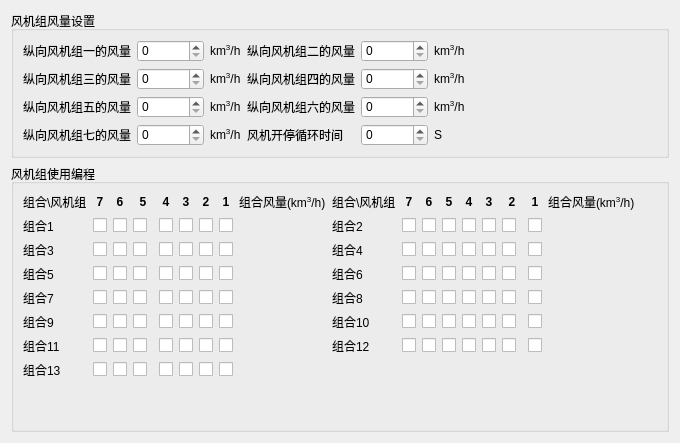
<?xml version="1.0" encoding="UTF-8"?>
<ui version="4.0">
 <class>ParSetTwo</class>
 <widget class="QWidget" name="ParSetTwo">
  <property name="geometry">
   <rect>
    <x>0</x>
    <y>0</y>
    <width>680</width>
    <height>443</height>
   </rect>
  </property>
  <property name="windowTitle">
   <string>Form</string>
  </property>
  <property name="styleSheet">
   <string notr="true">#label_info{
	color: #DC0000;
}</string>
  </property>
  <layout class="QGridLayout" name="gridLayout_6">
   <item row="0" column="0">
    <widget class="QGroupBox" name="groupBox_2">
     <property name="title">
      <string>风机组风量设置</string>
     </property>
     <layout class="QGridLayout" name="gridLayout_5">
      <item row="0" column="0">
       <layout class="QGridLayout" name="gridLayout_4">
        <item row="0" column="0">
         <widget class="QLabel" name="label">
          <property name="text">
           <string>纵向风机组一的风量</string>
          </property>
         </widget>
        </item>
        <item row="0" column="2">
         <widget class="QLabel" name="label_18">
          <property name="text">
           <string>&lt;html&gt;&lt;head/&gt;&lt;body&gt;&lt;p&gt;km&lt;span style=&quot; vertical-align:super;&quot;&gt;3&lt;/span&gt;/h&lt;/p&gt;&lt;/body&gt;&lt;/html&gt;</string>
          </property>
         </widget>
        </item>
        <item row="0" column="3" colspan="2">
         <widget class="QLabel" name="label_19">
          <property name="text">
           <string>纵向风机组二的风量</string>
          </property>
         </widget>
        </item>
        <item row="0" column="7">
         <widget class="QLabel" name="label_20">
          <property name="text">
           <string>&lt;html&gt;&lt;head/&gt;&lt;body&gt;&lt;p&gt;km&lt;span style=&quot; vertical-align:super;&quot;&gt;3&lt;/span&gt;/h&lt;/p&gt;&lt;/body&gt;&lt;/html&gt;</string>
          </property>
         </widget>
        </item>
        <item row="1" column="0">
         <widget class="QLabel" name="label_21">
          <property name="text">
           <string>纵向风机组三的风量</string>
          </property>
         </widget>
        </item>
        <item row="1" column="2">
         <widget class="QLabel" name="label_22">
          <property name="text">
           <string>&lt;html&gt;&lt;head/&gt;&lt;body&gt;&lt;p&gt;km&lt;span style=&quot; vertical-align:super;&quot;&gt;3&lt;/span&gt;/h&lt;/p&gt;&lt;/body&gt;&lt;/html&gt;</string>
          </property>
         </widget>
        </item>
        <item row="1" column="3" colspan="2">
         <widget class="QLabel" name="label_23">
          <property name="text">
           <string>纵向风机组四的风量</string>
          </property>
         </widget>
        </item>
        <item row="1" column="7">
         <widget class="QLabel" name="label_24">
          <property name="text">
           <string>&lt;html&gt;&lt;head/&gt;&lt;body&gt;&lt;p&gt;km&lt;span style=&quot; vertical-align:super;&quot;&gt;3&lt;/span&gt;/h&lt;/p&gt;&lt;/body&gt;&lt;/html&gt;</string>
          </property>
         </widget>
        </item>
        <item row="2" column="0">
         <widget class="QLabel" name="label_26">
          <property name="text">
           <string>纵向风机组五的风量</string>
          </property>
         </widget>
        </item>
        <item row="2" column="2">
         <widget class="QLabel" name="label_27">
          <property name="text">
           <string>&lt;html&gt;&lt;head/&gt;&lt;body&gt;&lt;p&gt;km&lt;span style=&quot; vertical-align:super;&quot;&gt;3&lt;/span&gt;/h&lt;/p&gt;&lt;/body&gt;&lt;/html&gt;</string>
          </property>
         </widget>
        </item>
        <item row="2" column="3" colspan="2">
         <widget class="QLabel" name="label_28">
          <property name="text">
           <string>纵向风机组六的风量</string>
          </property>
         </widget>
        </item>
        <item row="2" column="7">
         <widget class="QLabel" name="label_29">
          <property name="text">
           <string>&lt;html&gt;&lt;head/&gt;&lt;body&gt;&lt;p&gt;km&lt;span style=&quot; vertical-align:super;&quot;&gt;3&lt;/span&gt;/h&lt;/p&gt;&lt;/body&gt;&lt;/html&gt;</string>
          </property>
         </widget>
        </item>
        <item row="3" column="0">
         <widget class="QLabel" name="label_30">
          <property name="text">
           <string>纵向风机组七的风量</string>
          </property>
         </widget>
        </item>
        <item row="3" column="2">
         <widget class="QLabel" name="label_31">
          <property name="text">
           <string>&lt;html&gt;&lt;head/&gt;&lt;body&gt;&lt;p&gt;km&lt;span style=&quot; vertical-align:super;&quot;&gt;3&lt;/span&gt;/h&lt;/p&gt;&lt;/body&gt;&lt;/html&gt;</string>
          </property>
         </widget>
        </item>
        <item row="3" column="7">
         <widget class="QLabel" name="label_47">
          <property name="text">
           <string>&lt;html&gt;&lt;head/&gt;&lt;body&gt;&lt;p&gt;S&lt;/p&gt;&lt;/body&gt;&lt;/html&gt;</string>
          </property>
         </widget>
        </item>
        <item row="3" column="3" colspan="2">
         <widget class="QLabel" name="label_46">
          <property name="text">
           <string>风机开停循环时间</string>
          </property>
         </widget>
        </item>
        <item row="3" column="5" colspan="2">
         <widget class="QSpinBox" name="spinBox_circle_time">
          <property name="maximum">
           <number>999</number>
          </property>
         </widget>
        </item>
        <item row="0" column="5" colspan="2">
         <widget class="QSpinBox" name="spinBox_air_vol2">
          <property name="maximum">
           <number>100000</number>
          </property>
         </widget>
        </item>
        <item row="1" column="5" colspan="2">
         <widget class="QSpinBox" name="spinBox_air_vol4">
          <property name="maximum">
           <number>100000</number>
          </property>
         </widget>
        </item>
        <item row="2" column="5" colspan="2">
         <widget class="QSpinBox" name="spinBox_air_vol6">
          <property name="maximum">
           <number>100000</number>
          </property>
         </widget>
        </item>
        <item row="3" column="1">
         <widget class="QSpinBox" name="spinBox_air_vol7">
          <property name="maximum">
           <number>100000</number>
          </property>
         </widget>
        </item>
        <item row="2" column="1">
         <widget class="QSpinBox" name="spinBox_air_vol5">
          <property name="maximum">
           <number>100000</number>
          </property>
         </widget>
        </item>
        <item row="1" column="1">
         <widget class="QSpinBox" name="spinBox_air_vol3">
          <property name="maximum">
           <number>100000</number>
          </property>
         </widget>
        </item>
        <item row="0" column="1">
         <widget class="QSpinBox" name="spinBox_air_vol1">
          <property name="maximum">
           <number>100000</number>
          </property>
         </widget>
        </item>
       </layout>
      </item>
      <item row="0" column="1">
       <spacer name="horizontalSpacer">
        <property name="orientation">
         <enum>Qt::Horizontal</enum>
        </property>
        <property name="sizeHint" stdset="0">
         <size>
          <width>213</width>
          <height>20</height>
         </size>
        </property>
       </spacer>
      </item>
     </layout>
    </widget>
   </item>
   <item row="1" column="0">
    <widget class="QGroupBox" name="groupBox">
     <property name="title">
      <string>风机组使用编程</string>
     </property>
     <layout class="QGridLayout" name="gridLayout_3">
      <item row="0" column="0">
       <layout class="QHBoxLayout" name="horizontalLayout_3">
        <item>
         <layout class="QGridLayout" name="gridLayout">
          <item row="4" column="2">
           <widget class="QCheckBox" name="checkBox_076">
            <property name="text">
             <string/>
            </property>
           </widget>
          </item>
          <item row="4" column="1">
           <widget class="QCheckBox" name="checkBox_077">
            <property name="text">
             <string/>
            </property>
           </widget>
          </item>
          <item row="4" column="5">
           <widget class="QCheckBox" name="checkBox_073">
            <property name="text">
             <string/>
            </property>
           </widget>
          </item>
          <item row="4" column="6">
           <widget class="QCheckBox" name="checkBox_072">
            <property name="text">
             <string/>
            </property>
           </widget>
          </item>
          <item row="5" column="0">
           <widget class="QLabel" name="label_8">
            <property name="text">
             <string>组合9</string>
            </property>
           </widget>
          </item>
          <item row="4" column="7">
           <widget class="QCheckBox" name="checkBox_071">
            <property name="text">
             <string/>
            </property>
           </widget>
          </item>
          <item row="3" column="3">
           <widget class="QCheckBox" name="checkBox_055">
            <property name="text">
             <string/>
            </property>
           </widget>
          </item>
          <item row="3" column="2">
           <widget class="QCheckBox" name="checkBox_056">
            <property name="text">
             <string/>
            </property>
           </widget>
          </item>
          <item row="3" column="1">
           <widget class="QCheckBox" name="checkBox_057">
            <property name="text">
             <string/>
            </property>
           </widget>
          </item>
          <item row="3" column="5">
           <widget class="QCheckBox" name="checkBox_053">
            <property name="text">
             <string/>
            </property>
           </widget>
          </item>
          <item row="3" column="6">
           <widget class="QCheckBox" name="checkBox_052">
            <property name="text">
             <string/>
            </property>
           </widget>
          </item>
          <item row="4" column="0">
           <widget class="QLabel" name="label_7">
            <property name="text">
             <string>组合7</string>
            </property>
           </widget>
          </item>
          <item row="3" column="7">
           <widget class="QCheckBox" name="checkBox_051">
            <property name="text">
             <string/>
            </property>
           </widget>
          </item>
          <item row="2" column="3">
           <widget class="QCheckBox" name="checkBox_035">
            <property name="text">
             <string/>
            </property>
           </widget>
          </item>
          <item row="2" column="2">
           <widget class="QCheckBox" name="checkBox_036">
            <property name="text">
             <string/>
            </property>
           </widget>
          </item>
          <item row="2" column="1">
           <widget class="QCheckBox" name="checkBox_037">
            <property name="text">
             <string/>
            </property>
           </widget>
          </item>
          <item row="2" column="5">
           <widget class="QCheckBox" name="checkBox_033">
            <property name="text">
             <string/>
            </property>
           </widget>
          </item>
          <item row="2" column="6">
           <widget class="QCheckBox" name="checkBox_032">
            <property name="text">
             <string/>
            </property>
           </widget>
          </item>
          <item row="3" column="0">
           <widget class="QLabel" name="label_6">
            <property name="text">
             <string>组合5</string>
            </property>
           </widget>
          </item>
          <item row="2" column="7">
           <widget class="QCheckBox" name="checkBox_031">
            <property name="text">
             <string/>
            </property>
           </widget>
          </item>
          <item row="1" column="3">
           <widget class="QCheckBox" name="checkBox_015">
            <property name="text">
             <string/>
            </property>
           </widget>
          </item>
          <item row="1" column="2">
           <widget class="QCheckBox" name="checkBox_016">
            <property name="text">
             <string/>
            </property>
           </widget>
          </item>
          <item row="1" column="1">
           <widget class="QCheckBox" name="checkBox_017">
            <property name="text">
             <string/>
            </property>
           </widget>
          </item>
          <item row="1" column="5">
           <widget class="QCheckBox" name="checkBox_013">
            <property name="text">
             <string/>
            </property>
           </widget>
          </item>
          <item row="1" column="6">
           <widget class="QCheckBox" name="checkBox_012">
            <property name="text">
             <string/>
            </property>
           </widget>
          </item>
          <item row="2" column="0">
           <widget class="QLabel" name="label_5">
            <property name="text">
             <string>组合3</string>
            </property>
           </widget>
          </item>
          <item row="1" column="7">
           <widget class="QCheckBox" name="checkBox_011">
            <property name="text">
             <string/>
            </property>
           </widget>
          </item>
          <item row="4" column="4">
           <widget class="QCheckBox" name="checkBox_074">
            <property name="text">
             <string/>
            </property>
           </widget>
          </item>
          <item row="2" column="4">
           <widget class="QCheckBox" name="checkBox_034">
            <property name="text">
             <string/>
            </property>
           </widget>
          </item>
          <item row="5" column="4">
           <widget class="QCheckBox" name="checkBox_094">
            <property name="text">
             <string/>
            </property>
           </widget>
          </item>
          <item row="3" column="4">
           <widget class="QCheckBox" name="checkBox_054">
            <property name="text">
             <string/>
            </property>
           </widget>
          </item>
          <item row="1" column="4">
           <widget class="QCheckBox" name="checkBox_014">
            <property name="text">
             <string/>
            </property>
           </widget>
          </item>
          <item row="6" column="4">
           <widget class="QCheckBox" name="checkBox_114">
            <property name="text">
             <string/>
            </property>
           </widget>
          </item>
          <item row="1" column="0">
           <widget class="QLabel" name="label_4">
            <property name="text">
             <string>组合1</string>
            </property>
           </widget>
          </item>
          <item row="0" column="7">
           <widget class="QLabel" name="label_16">
            <property name="text">
             <string>&lt;html&gt;&lt;head/&gt;&lt;body&gt;&lt;p&gt;&lt;span style=&quot; font-weight:600;&quot;&gt;1&lt;/span&gt;&lt;/p&gt;&lt;/body&gt;&lt;/html&gt;</string>
            </property>
            <property name="alignment">
             <set>Qt::AlignCenter</set>
            </property>
           </widget>
          </item>
          <item row="0" column="5">
           <widget class="QLabel" name="label_14">
            <property name="text">
             <string>&lt;html&gt;&lt;head/&gt;&lt;body&gt;&lt;p&gt;&lt;span style=&quot; font-weight:600;&quot;&gt;3&lt;/span&gt;&lt;/p&gt;&lt;/body&gt;&lt;/html&gt;</string>
            </property>
            <property name="alignment">
             <set>Qt::AlignCenter</set>
            </property>
           </widget>
          </item>
          <item row="0" column="4">
           <widget class="QLabel" name="label_13">
            <property name="text">
             <string>&lt;html&gt;&lt;head/&gt;&lt;body&gt;&lt;p&gt;&lt;span style=&quot; font-weight:600;&quot;&gt;4&lt;/span&gt;&lt;/p&gt;&lt;/body&gt;&lt;/html&gt;</string>
            </property>
            <property name="alignment">
             <set>Qt::AlignCenter</set>
            </property>
           </widget>
          </item>
          <item row="0" column="3">
           <widget class="QLabel" name="label_12">
            <property name="text">
             <string>&lt;html&gt;&lt;head/&gt;&lt;body&gt;&lt;p&gt;&lt;span style=&quot; font-weight:600;&quot;&gt;5&lt;/span&gt;&lt;/p&gt;&lt;/body&gt;&lt;/html&gt;</string>
            </property>
            <property name="alignment">
             <set>Qt::AlignCenter</set>
            </property>
           </widget>
          </item>
          <item row="0" column="2">
           <widget class="QLabel" name="label_11">
            <property name="text">
             <string>&lt;html&gt;&lt;head/&gt;&lt;body&gt;&lt;p&gt;&lt;span style=&quot; font-weight:600;&quot;&gt;6&lt;/span&gt;&lt;/p&gt;&lt;/body&gt;&lt;/html&gt;</string>
            </property>
            <property name="alignment">
             <set>Qt::AlignCenter</set>
            </property>
           </widget>
          </item>
          <item row="0" column="1">
           <widget class="QLabel" name="label_3">
            <property name="text">
             <string>&lt;html&gt;&lt;head/&gt;&lt;body&gt;&lt;p&gt;&lt;span style=&quot; font-weight:600;&quot;&gt;7&lt;/span&gt;&lt;/p&gt;&lt;/body&gt;&lt;/html&gt;</string>
            </property>
            <property name="alignment">
             <set>Qt::AlignCenter</set>
            </property>
           </widget>
          </item>
          <item row="0" column="0">
           <widget class="QLabel" name="label_2">
            <property name="text">
             <string>&lt;html&gt;&lt;head/&gt;&lt;body&gt;&lt;p&gt;组合\风机组&lt;/p&gt;&lt;/body&gt;&lt;/html&gt;</string>
            </property>
           </widget>
          </item>
          <item row="7" column="0">
           <widget class="QLabel" name="label_9">
            <property name="text">
             <string>组合13</string>
            </property>
           </widget>
          </item>
          <item row="8" column="3">
           <spacer name="verticalSpacer_2">
            <property name="orientation">
             <enum>Qt::Vertical</enum>
            </property>
            <property name="sizeHint" stdset="0">
             <size>
              <width>20</width>
              <height>40</height>
             </size>
            </property>
           </spacer>
          </item>
          <item row="6" column="0">
           <widget class="QLabel" name="label_10">
            <property name="text">
             <string>组合11</string>
            </property>
           </widget>
          </item>
          <item row="0" column="6">
           <widget class="QLabel" name="label_15">
            <property name="text">
             <string>&lt;html&gt;&lt;head/&gt;&lt;body&gt;&lt;p&gt;&lt;span style=&quot; font-weight:600;&quot;&gt;2&lt;/span&gt;&lt;/p&gt;&lt;/body&gt;&lt;/html&gt;</string>
            </property>
            <property name="alignment">
             <set>Qt::AlignCenter</set>
            </property>
           </widget>
          </item>
          <item row="7" column="4">
           <widget class="QCheckBox" name="checkBox_134">
            <property name="text">
             <string/>
            </property>
           </widget>
          </item>
          <item row="6" column="7">
           <widget class="QCheckBox" name="checkBox_111">
            <property name="text">
             <string/>
            </property>
           </widget>
          </item>
          <item row="5" column="3">
           <widget class="QCheckBox" name="checkBox_095">
            <property name="text">
             <string/>
            </property>
           </widget>
          </item>
          <item row="7" column="3">
           <widget class="QCheckBox" name="checkBox_135">
            <property name="text">
             <string/>
            </property>
           </widget>
          </item>
          <item row="5" column="2">
           <widget class="QCheckBox" name="checkBox_096">
            <property name="text">
             <string/>
            </property>
           </widget>
          </item>
          <item row="7" column="6">
           <widget class="QCheckBox" name="checkBox_132">
            <property name="text">
             <string/>
            </property>
           </widget>
          </item>
          <item row="5" column="1">
           <widget class="QCheckBox" name="checkBox_097">
            <property name="text">
             <string/>
            </property>
           </widget>
          </item>
          <item row="5" column="5">
           <widget class="QCheckBox" name="checkBox_093">
            <property name="text">
             <string/>
            </property>
           </widget>
          </item>
          <item row="7" column="1">
           <widget class="QCheckBox" name="checkBox_137">
            <property name="text">
             <string/>
            </property>
           </widget>
          </item>
          <item row="5" column="6">
           <widget class="QCheckBox" name="checkBox_092">
            <property name="text">
             <string/>
            </property>
           </widget>
          </item>
          <item row="7" column="2">
           <widget class="QCheckBox" name="checkBox_136">
            <property name="text">
             <string/>
            </property>
           </widget>
          </item>
          <item row="6" column="5">
           <widget class="QCheckBox" name="checkBox_113">
            <property name="text">
             <string/>
            </property>
           </widget>
          </item>
          <item row="7" column="5">
           <widget class="QCheckBox" name="checkBox_133">
            <property name="text">
             <string/>
            </property>
           </widget>
          </item>
          <item row="7" column="7">
           <widget class="QCheckBox" name="checkBox_131">
            <property name="text">
             <string/>
            </property>
           </widget>
          </item>
          <item row="5" column="7">
           <widget class="QCheckBox" name="checkBox_091">
            <property name="text">
             <string/>
            </property>
           </widget>
          </item>
          <item row="6" column="6">
           <widget class="QCheckBox" name="checkBox_112">
            <property name="text">
             <string/>
            </property>
           </widget>
          </item>
          <item row="6" column="2">
           <widget class="QCheckBox" name="checkBox_116">
            <property name="text">
             <string/>
            </property>
           </widget>
          </item>
          <item row="6" column="3">
           <widget class="QCheckBox" name="checkBox_115">
            <property name="text">
             <string/>
            </property>
           </widget>
          </item>
          <item row="6" column="1">
           <widget class="QCheckBox" name="checkBox_117">
            <property name="text">
             <string/>
            </property>
           </widget>
          </item>
          <item row="4" column="3">
           <widget class="QCheckBox" name="checkBox_075">
            <property name="text">
             <string/>
            </property>
           </widget>
          </item>
          <item row="0" column="8">
           <widget class="QLabel" name="label_17">
            <property name="text">
             <string>&lt;html&gt;&lt;head/&gt;&lt;body&gt;&lt;p&gt;组合风量(km&lt;span style=&quot; vertical-align:super;&quot;&gt;3&lt;/span&gt;/h)&lt;/p&gt;&lt;/body&gt;&lt;/html&gt;</string>
            </property>
           </widget>
          </item>
          <item row="1" column="8">
           <widget class="QLabel" name="label_10z">
            <property name="text">
             <string/>
            </property>
           </widget>
          </item>
          <item row="2" column="8">
           <widget class="QLabel" name="label_30z">
            <property name="text">
             <string/>
            </property>
           </widget>
          </item>
          <item row="3" column="8">
           <widget class="QLabel" name="label_50z">
            <property name="text">
             <string/>
            </property>
           </widget>
          </item>
          <item row="4" column="8">
           <widget class="QLabel" name="label_70z">
            <property name="text">
             <string/>
            </property>
           </widget>
          </item>
          <item row="5" column="8">
           <widget class="QLabel" name="label_90z">
            <property name="text">
             <string/>
            </property>
           </widget>
          </item>
          <item row="6" column="8">
           <widget class="QLabel" name="label_110z">
            <property name="text">
             <string/>
            </property>
           </widget>
          </item>
          <item row="7" column="8">
           <widget class="QLabel" name="label_130z">
            <property name="text">
             <string/>
            </property>
           </widget>
          </item>
         </layout>
        </item>
        <item>
         <layout class="QHBoxLayout" name="horizontalLayout_2">
          <item>
           <layout class="QGridLayout" name="gridLayout_2">
            <item row="1" column="5">
             <widget class="QCheckBox" name="checkBox_023">
              <property name="text">
               <string/>
              </property>
             </widget>
            </item>
            <item row="3" column="5">
             <widget class="QCheckBox" name="checkBox_063">
              <property name="text">
               <string/>
              </property>
             </widget>
            </item>
            <item row="5" column="6">
             <widget class="QCheckBox" name="checkBox_102">
              <property name="text">
               <string/>
              </property>
             </widget>
            </item>
            <item row="2" column="6">
             <widget class="QCheckBox" name="checkBox_042">
              <property name="text">
               <string/>
              </property>
             </widget>
            </item>
            <item row="1" column="4">
             <widget class="QCheckBox" name="checkBox_024">
              <property name="text">
               <string/>
              </property>
             </widget>
            </item>
            <item row="0" column="6">
             <widget class="QLabel" name="label_34">
              <property name="text">
               <string>&lt;html&gt;&lt;head/&gt;&lt;body&gt;&lt;p&gt;&lt;span style=&quot; font-weight:600;&quot;&gt;2&lt;/span&gt;&lt;/p&gt;&lt;/body&gt;&lt;/html&gt;</string>
              </property>
              <property name="alignment">
               <set>Qt::AlignCenter</set>
              </property>
             </widget>
            </item>
            <item row="0" column="0">
             <widget class="QLabel" name="label_40">
              <property name="text">
               <string>&lt;html&gt;&lt;head/&gt;&lt;body&gt;&lt;p&gt;组合\风机组&lt;/p&gt;&lt;/body&gt;&lt;/html&gt;</string>
              </property>
             </widget>
            </item>
            <item row="6" column="1">
             <widget class="QCheckBox" name="checkBox_127">
              <property name="text">
               <string/>
              </property>
             </widget>
            </item>
            <item row="2" column="8">
             <widget class="QLabel" name="label_40z">
              <property name="text">
               <string/>
              </property>
             </widget>
            </item>
            <item row="3" column="7">
             <widget class="QCheckBox" name="checkBox_061">
              <property name="text">
               <string/>
              </property>
             </widget>
            </item>
            <item row="0" column="5">
             <widget class="QLabel" name="label_37">
              <property name="text">
               <string>&lt;html&gt;&lt;head/&gt;&lt;body&gt;&lt;p&gt;&lt;span style=&quot; font-weight:600;&quot;&gt;3&lt;/span&gt;&lt;/p&gt;&lt;/body&gt;&lt;/html&gt;</string>
              </property>
              <property name="alignment">
               <set>Qt::AlignCenter</set>
              </property>
             </widget>
            </item>
            <item row="0" column="1">
             <widget class="QLabel" name="label_38">
              <property name="text">
               <string>&lt;html&gt;&lt;head/&gt;&lt;body&gt;&lt;p&gt;&lt;span style=&quot; font-weight:600;&quot;&gt;7&lt;/span&gt;&lt;/p&gt;&lt;/body&gt;&lt;/html&gt;</string>
              </property>
              <property name="alignment">
               <set>Qt::AlignCenter</set>
              </property>
             </widget>
            </item>
            <item row="5" column="5">
             <widget class="QCheckBox" name="checkBox_103">
              <property name="text">
               <string/>
              </property>
             </widget>
            </item>
            <item row="5" column="4">
             <widget class="QCheckBox" name="checkBox_104">
              <property name="text">
               <string/>
              </property>
             </widget>
            </item>
            <item row="2" column="5">
             <widget class="QCheckBox" name="checkBox_043">
              <property name="text">
               <string/>
              </property>
             </widget>
            </item>
            <item row="6" column="8">
             <widget class="QLabel" name="label_120z">
              <property name="text">
               <string/>
              </property>
             </widget>
            </item>
            <item row="3" column="4">
             <widget class="QCheckBox" name="checkBox_064">
              <property name="text">
               <string/>
              </property>
             </widget>
            </item>
            <item row="5" column="1">
             <widget class="QCheckBox" name="checkBox_107">
              <property name="text">
               <string/>
              </property>
             </widget>
            </item>
            <item row="6" column="0">
             <widget class="QLabel" name="label_45">
              <property name="text">
               <string>组合12</string>
              </property>
             </widget>
            </item>
            <item row="3" column="8">
             <widget class="QLabel" name="label_60z">
              <property name="text">
               <string/>
              </property>
             </widget>
            </item>
            <item row="3" column="6">
             <widget class="QCheckBox" name="checkBox_062">
              <property name="text">
               <string/>
              </property>
             </widget>
            </item>
            <item row="0" column="7">
             <widget class="QLabel" name="label_32">
              <property name="text">
               <string>&lt;html&gt;&lt;head/&gt;&lt;body&gt;&lt;p&gt;&lt;span style=&quot; font-weight:600;&quot;&gt;1&lt;/span&gt;&lt;/p&gt;&lt;/body&gt;&lt;/html&gt;</string>
              </property>
              <property name="alignment">
               <set>Qt::AlignCenter</set>
              </property>
             </widget>
            </item>
            <item row="2" column="2">
             <widget class="QCheckBox" name="checkBox_046">
              <property name="text">
               <string/>
              </property>
             </widget>
            </item>
            <item row="5" column="3">
             <widget class="QCheckBox" name="checkBox_105">
              <property name="text">
               <string/>
              </property>
             </widget>
            </item>
            <item row="6" column="5">
             <widget class="QCheckBox" name="checkBox_123">
              <property name="text">
               <string/>
              </property>
             </widget>
            </item>
            <item row="2" column="3">
             <widget class="QCheckBox" name="checkBox_045">
              <property name="text">
               <string/>
              </property>
             </widget>
            </item>
            <item row="4" column="7">
             <widget class="QCheckBox" name="checkBox_081">
              <property name="text">
               <string/>
              </property>
             </widget>
            </item>
            <item row="1" column="0">
             <widget class="QLabel" name="label_39">
              <property name="text">
               <string>组合2</string>
              </property>
             </widget>
            </item>
            <item row="0" column="8">
             <widget class="QLabel" name="label_25">
              <property name="text">
               <string>&lt;html&gt;&lt;head/&gt;&lt;body&gt;&lt;p&gt;组合风量(km&lt;span style=&quot; vertical-align:super;&quot;&gt;3&lt;/span&gt;/h)&lt;/p&gt;&lt;/body&gt;&lt;/html&gt;</string>
              </property>
             </widget>
            </item>
            <item row="6" column="7">
             <widget class="QCheckBox" name="checkBox_121">
              <property name="text">
               <string/>
              </property>
             </widget>
            </item>
            <item row="3" column="2">
             <widget class="QCheckBox" name="checkBox_066">
              <property name="text">
               <string/>
              </property>
             </widget>
            </item>
            <item row="2" column="1">
             <widget class="QCheckBox" name="checkBox_047">
              <property name="text">
               <string/>
              </property>
             </widget>
            </item>
            <item row="5" column="7">
             <widget class="QCheckBox" name="checkBox_101">
              <property name="text">
               <string/>
              </property>
             </widget>
            </item>
            <item row="1" column="1">
             <widget class="QCheckBox" name="checkBox_027">
              <property name="text">
               <string/>
              </property>
             </widget>
            </item>
            <item row="5" column="2">
             <widget class="QCheckBox" name="checkBox_106">
              <property name="text">
               <string/>
              </property>
             </widget>
            </item>
            <item row="6" column="4">
             <widget class="QCheckBox" name="checkBox_124">
              <property name="text">
               <string/>
              </property>
             </widget>
            </item>
            <item row="0" column="4">
             <widget class="QLabel" name="label_36">
              <property name="text">
               <string>&lt;html&gt;&lt;head/&gt;&lt;body&gt;&lt;p&gt;&lt;span style=&quot; font-weight:600;&quot;&gt;4&lt;/span&gt;&lt;/p&gt;&lt;/body&gt;&lt;/html&gt;</string>
              </property>
              <property name="alignment">
               <set>Qt::AlignCenter</set>
              </property>
             </widget>
            </item>
            <item row="4" column="2">
             <widget class="QCheckBox" name="checkBox_086">
              <property name="text">
               <string/>
              </property>
             </widget>
            </item>
            <item row="6" column="2">
             <widget class="QCheckBox" name="checkBox_126">
              <property name="text">
               <string/>
              </property>
             </widget>
            </item>
            <item row="4" column="0">
             <widget class="QLabel" name="label_43">
              <property name="text">
               <string>组合8</string>
              </property>
             </widget>
            </item>
            <item row="4" column="5">
             <widget class="QCheckBox" name="checkBox_083">
              <property name="text">
               <string/>
              </property>
             </widget>
            </item>
            <item row="2" column="0">
             <widget class="QLabel" name="label_41">
              <property name="text">
               <string>组合4</string>
              </property>
             </widget>
            </item>
            <item row="1" column="7">
             <widget class="QCheckBox" name="checkBox_021">
              <property name="text">
               <string/>
              </property>
             </widget>
            </item>
            <item row="5" column="0">
             <widget class="QLabel" name="label_44">
              <property name="text">
               <string>组合10</string>
              </property>
             </widget>
            </item>
            <item row="3" column="1">
             <widget class="QCheckBox" name="checkBox_067">
              <property name="text">
               <string/>
              </property>
             </widget>
            </item>
            <item row="5" column="8">
             <widget class="QLabel" name="label_100z">
              <property name="text">
               <string/>
              </property>
             </widget>
            </item>
            <item row="1" column="2">
             <widget class="QCheckBox" name="checkBox_026">
              <property name="text">
               <string/>
              </property>
             </widget>
            </item>
            <item row="8" column="6">
             <spacer name="verticalSpacer">
              <property name="orientation">
               <enum>Qt::Vertical</enum>
              </property>
              <property name="sizeHint" stdset="0">
               <size>
                <width>20</width>
                <height>40</height>
               </size>
              </property>
             </spacer>
            </item>
            <item row="2" column="4">
             <widget class="QCheckBox" name="checkBox_044">
              <property name="text">
               <string/>
              </property>
             </widget>
            </item>
            <item row="6" column="3">
             <widget class="QCheckBox" name="checkBox_125">
              <property name="text">
               <string/>
              </property>
             </widget>
            </item>
            <item row="3" column="0">
             <widget class="QLabel" name="label_42">
              <property name="text">
               <string>组合6</string>
              </property>
             </widget>
            </item>
            <item row="4" column="6">
             <widget class="QCheckBox" name="checkBox_082">
              <property name="text">
               <string/>
              </property>
             </widget>
            </item>
            <item row="3" column="3">
             <widget class="QCheckBox" name="checkBox_065">
              <property name="text">
               <string/>
              </property>
             </widget>
            </item>
            <item row="1" column="6">
             <widget class="QCheckBox" name="checkBox_022">
              <property name="text">
               <string/>
              </property>
             </widget>
            </item>
            <item row="1" column="3">
             <widget class="QCheckBox" name="checkBox_025">
              <property name="text">
               <string/>
              </property>
             </widget>
            </item>
            <item row="0" column="2">
             <widget class="QLabel" name="label_35">
              <property name="text">
               <string>&lt;html&gt;&lt;head/&gt;&lt;body&gt;&lt;p&gt;&lt;span style=&quot; font-weight:600;&quot;&gt;6&lt;/span&gt;&lt;/p&gt;&lt;/body&gt;&lt;/html&gt;</string>
              </property>
              <property name="alignment">
               <set>Qt::AlignCenter</set>
              </property>
             </widget>
            </item>
            <item row="0" column="3">
             <widget class="QLabel" name="label_33">
              <property name="text">
               <string>&lt;html&gt;&lt;head/&gt;&lt;body&gt;&lt;p&gt;&lt;span style=&quot; font-weight:600;&quot;&gt;5&lt;/span&gt;&lt;/p&gt;&lt;/body&gt;&lt;/html&gt;</string>
              </property>
              <property name="alignment">
               <set>Qt::AlignCenter</set>
              </property>
             </widget>
            </item>
            <item row="4" column="1">
             <widget class="QCheckBox" name="checkBox_087">
              <property name="text">
               <string/>
              </property>
             </widget>
            </item>
            <item row="4" column="3">
             <widget class="QCheckBox" name="checkBox_085">
              <property name="text">
               <string/>
              </property>
             </widget>
            </item>
            <item row="6" column="6">
             <widget class="QCheckBox" name="checkBox_122">
              <property name="text">
               <string/>
              </property>
             </widget>
            </item>
            <item row="2" column="7">
             <widget class="QCheckBox" name="checkBox_041">
              <property name="text">
               <string/>
              </property>
             </widget>
            </item>
            <item row="4" column="4">
             <widget class="QCheckBox" name="checkBox_084">
              <property name="text">
               <string/>
              </property>
             </widget>
            </item>
            <item row="1" column="8">
             <widget class="QLabel" name="label_20z">
              <property name="text">
               <string/>
              </property>
             </widget>
            </item>
            <item row="4" column="8">
             <widget class="QLabel" name="label_80z">
              <property name="text">
               <string/>
              </property>
             </widget>
            </item>
            <item row="7" column="0" colspan="9">
             <widget class="QLabel" name="label_info">
              <property name="text">
               <string/>
              </property>
             </widget>
            </item>
           </layout>
          </item>
          <item>
           <spacer name="horizontalSpacer_4">
            <property name="orientation">
             <enum>Qt::Horizontal</enum>
            </property>
            <property name="sizeHint" stdset="0">
             <size>
              <width>40</width>
              <height>20</height>
             </size>
            </property>
           </spacer>
          </item>
         </layout>
        </item>
       </layout>
      </item>
     </layout>
    </widget>
   </item>
  </layout>
 </widget>
 <resources/>
 <connections/>
</ui>
